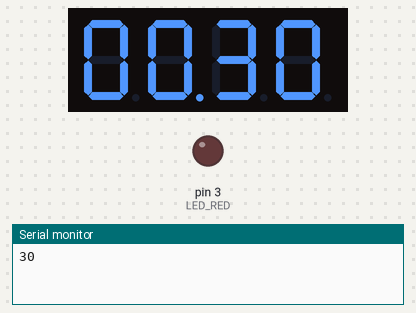
Bench run of a sketch on a simulated Arduino Uno, built with avr-gcc and run on an emulated ATmega328P. Shown: 4-digit seven-segment display, output pins drawn as LEDs (lit = HIGH), the last lines printed to the serial monitor. Dashed ring = blinking.

Above: at 0.1 s.
At 10.1 s:
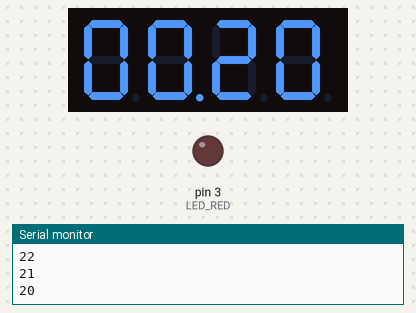
At 20.1 s:
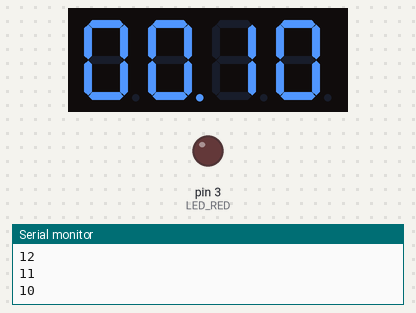
At 39.68 s:
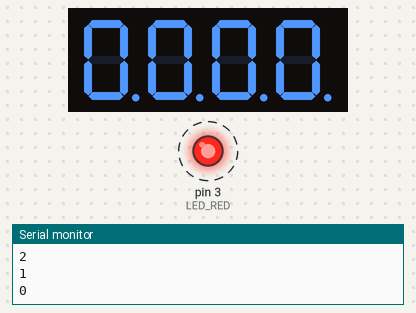
Timing chart, 0 to 40.0 s (numbered marks = the images above):
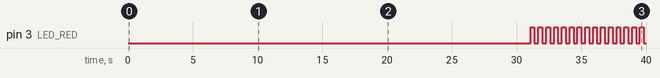

The sketch:

lesson-14_DigitalDisplay.ino
```cpp
#include <Wire.h>
#include <TM1650.h>

TM1650 display;

#define LED_RED 3

int countdownValue = 30;  // Countdown time (seconds)

// Display a four-digit number.
void showNumber(int num) {
  char buf[5];  //Four digits + one end character

  // Calculate each digit.
  int thousands = num / 1000;            // thousandth place
  int hundreds  = (num / 100) % 10;      // hundreds place
  int tens      = (num / 10) % 10;       // ten's place
  int ones      = num % 10;              // units digit

  // Convert to characters
  buf[0] = '0' + thousands;
  buf[1] = '0' + hundreds;
  buf[2] = '0' + tens;
  buf[3] = '0' + ones;
  buf[4] = '\0'; // String terminator

  display.displayString(buf);
}


void setup() {
  Wire.begin();
  Serial.begin(115200);

  pinMode(LED_RED, OUTPUT);
  digitalWrite(LED_RED, LOW);

  display.init();
  display.displayOn();
  display.setBrightness(3);
}

void loop() {

  bool colonState = false;   // Used for countdown flashing

  // -------------------------
  // Countdown with colon blink
  // -------------------------
  while (countdownValue >= 0) {

    showNumber(countdownValue);

    // Colon blinking (using the first decimal point as the colon)
    colonState = !colonState;
    display.setDot(1, colonState);  // Bit 1 dot flash → Colon flash

    // Keep the decimal point closed.
    display.setDot(0, false);
    display.setDot(2, false);
    display.setDot(3, false);

    Serial.println(countdownValue);
    delay(1000);

    countdownValue--;
  }

  // --------------------------------------------------
  // Flashing mode when the countdown reaches 0 (Alarm mode)
  // The numbers, colon, decimal point, and LEDs all flash simultaneously
  // --------------------------------------------------
  while (true) {

    // Turn ON — show 0000 + all dots + LED
    showNumber(0);

    for (int i = 0; i < 4; i++) {
      display.setDot(i, true);  // All DOTS (including colons) are flashing
    }

    digitalWrite(LED_RED, HIGH);
    delay(300);

    // Turn OFF — close screen + LED off
    display.displayOff();
    digitalWrite(LED_RED, LOW);
    delay(300);

    display.displayOn();  // Re-enable for next cycle
  }
}
```

Measured:
- by itself, pin 3 (LED_RED): LOW → HIGH at 31.1 s, → LOW 0.30 s later, → HIGH 0.30 s later, → LOW 0.30 s later, … (30 changes in this stretch)
- what the display in image 1 shows lasts 1.0 s, from 10.0 s to 11.0 s
